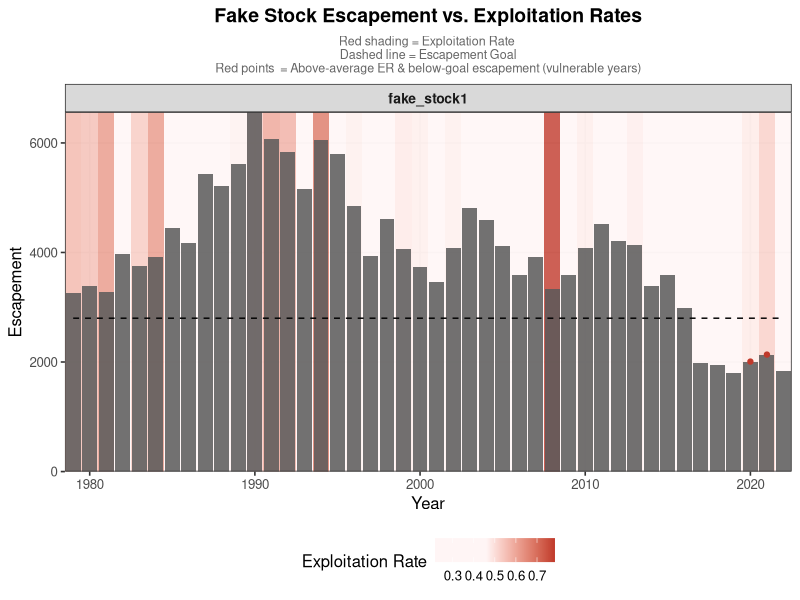

Write R code to recreate this figure.

# Template for Plotting Escapement vs. Exploitation Rate Plot  =============================================================================

# This script produces a faceted bar + background-shading plot that shows:
#   - Annual escapement (bars)
#   - Exploitation rate (red shading intensity)
#   - Escapement goals (dashed line)
#   - "Vulnerable" years (red points) = above-average ER & below-goal escapement
#
# All data below are simulated and can be replaced with the real datasets if your replace the "Simulated Data" section with your own data code.

library(tidyverse)

# 1. SIMULATED DATA  =============================================================================
# Real data came from two sources: annual run/escapement/ER by population, escapement goals by stock

set.seed(42)

# 1a. Stock / population definitions
# Three stocks are featured in the final plot (one row each in the facet).
# 'population' matches internal IDs; 'StockName' matches the goals table.
stocks <- tibble(
  population = c("fake_stock1"),
  StockName  = c("fake_stock1"),
  label      = c("fake_stock1")   # facet labels
)

years <- 1979:2022   # adjust to your real year range

# 1b. Simulate annual escapement and exploitation rate
# esc_tot  = total adult escapement count
# er       = exploitation rate (proportion, 0–1); typically 0.3–0.7 for OP Chinook
# aabm_tot = AABM (Area-by-Area Management) harvest total (not used in this plot
#            variant, but kept for reference)

sim_run <- expand_grid(population = stocks$population, year = years) %>%
  left_join(stocks, by = "population") %>%
  mutate(
    # Escapement: random walk around a baseline, with a declining trend
    esc_tot  = pmax(500,
                    3000 + cumsum(rnorm(n(), mean = -10, sd = 400)) +
                      rnorm(n(), sd = 200)),
    # Exploitation rate: mean ~0.46, variable year-to-year
    er       = pmin(0.95, pmax(0.05, rnorm(n(), mean = 0.46, sd = 0.12))),
    aabm_tot = esc_tot * er * runif(n(), 0.4, 0.8),   # rough harvest proxy
    region   = "OP",
    season   = if_else(str_ends(population, "_sp"), "spring", "fall")
  )

# 1c. Simulate escapement goals
# Goals change occasionally (e.g. after PSC agreements), so we create a simple
# step-function: one goal value per stock for "early" years, another for "recent."

sim_goals <- bind_rows(
  tibble(StockName = "fake_stock1",    year = 1979:2022, esc_goal = 2800))

# 2. Add Vulnerability Flags =============================================================================
# "Vulnerable" years here means escapement is BELOW the goal AND exploitation rate is
# ABOVE the stock's long-run average ER. Could also do 1SD instead of average 

plot_df <- sim_run %>%
  left_join(sim_goals, by = c("StockName", "year")) %>%
  # Flag years that missed the escapement goal
  mutate(under_goal = esc_tot < esc_goal) %>%
  # Per-stock mean ER (used to define "above average")
  group_by(StockName) %>%
  mutate(
    mean_er       = mean(er, na.rm = TRUE),
    above_avg_er  = er > mean_er,
    # Vulnerable = missed goal AND above-average ER in the same year
    vulnerable_er = under_goal & above_avg_er
  ) %>%
  ungroup() %>%
  # Rename for nicer labels
  mutate(population = label) %>%
  # Drop any year you want to exclude (e.g. incomplete data)
  filter(!year == 2023)

# 3. PLOT  =============================================================================

new_ER_Plot <- ggplot(plot_df, aes(x = year, y = esc_tot)) +
  
  # ── Background: one rectangle per year, fill = exploitation rate ──────────
  # xmin/xmax create tiles centred on each year (±0.5).
  # ymin = -Inf / ymax = Inf fills the full panel height.
  geom_rect(
    aes(xmin = year - 0.5, xmax = year + 0.5,
        ymin = -Inf,        ymax = Inf,
        fill = er),
    alpha = 0.8,
    inherit.aes = FALSE   # prevent conflict with the y aesthetic above
  ) +
  
  # This is the escapement bars
  geom_col(alpha = 0.85) +
  
# this is the escapement goal
  geom_path(aes(y = esc_goal), color = "black", linetype = 2) +
  

  # Vulnerable-year marker: red point ────────────────────────────────────
  geom_point(
    data = filter(plot_df, vulnerable_er),
    aes(x = year, y = esc_tot),
    color = "#c0392b", size = 1.5,
    inherit.aes = FALSE
  ) +
  
  # color scale for background tiles
  # scale_fill_gradient2 requires low / mid / high + midpoint.
  # Set midpoint to the mean ER so "average" years stay pale.
  scale_fill_gradient2(
    low      = "#fff5f5",   # near-white for low ER
    mid      = "#fff5f5",   # keep pale through the midpoint
    high     = "#c0392b",   # deep red for high ER
    midpoint = 0.46,        # ← update to mean(plot_df$er, na.rm=TRUE) for your data
    name     = "Exploitation Rate"
  ) +
  
  # Axis formatting
  scale_y_continuous(expand = c(0, 0)) +
  scale_x_continuous(
    breaks = seq(1980, 2020, by = 10),
    expand = c(0, 0)
  ) +
  
# Facet: if you are plotting multiple stocks
  facet_wrap(~ population, scales = "free_y", nrow = 1) +
  
  # Labels
  labs(
    title    = "Fake Stock Escapement vs. Exploitation Rates",
    subtitle = paste(
      "Red shading = Exploitation Rate ",
      "Dashed line = Escapement Goal",
      "Red points  = Above-average ER & below-goal escapement (vulnerable years)",
      sep = "\n"
    ),
    x = "Year",
    y = "Escapement"
  ) +
  theme_bw(base_size = 12) +
  theme(
    legend.position  = "bottom",
    strip.text       = element_text(face = "bold",  size = 10),
    plot.title       = element_text(face = "bold",  hjust = 0.5, size = 14),
    plot.subtitle    = element_text(hjust = 0.5, size = 9, color = "grey40"),
    panel.grid.minor = element_blank()
  )

new_ER_Plot
